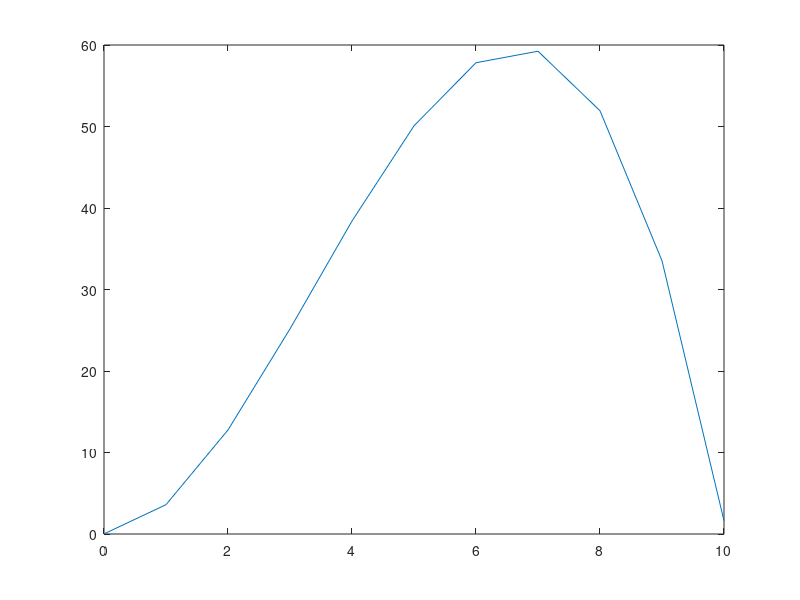

Write MATLAB code to recreate this figure.
clc ,clear close all;
x=-10:0.1:10;
y=exp(-x.^2/2)/sqrt(2*pi);
for a=0:10
    for i=1:length(x)
        xTemp=x(i);
        if(xTemp<-a)
            yTemp(i)=-2*a;
        elseif(-a<=xTemp && xTemp<a)
            yTemp(i)=0;
        elseif(xTemp>a)
            yTemp(i)=2*a;
        end
    end
    mse(a+1)=mean((y-yTemp).^2);
end
plot(0:10,mse)